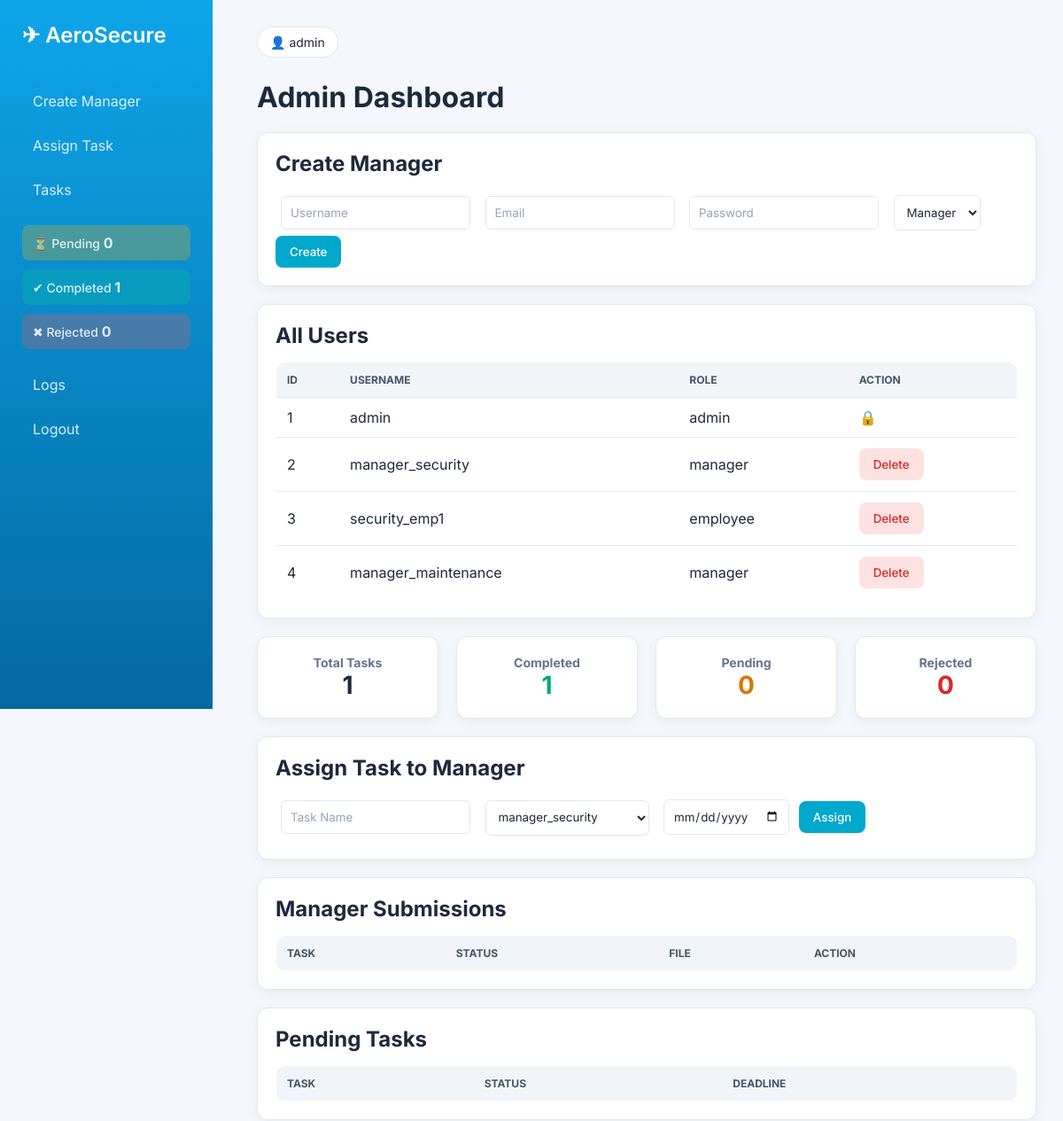
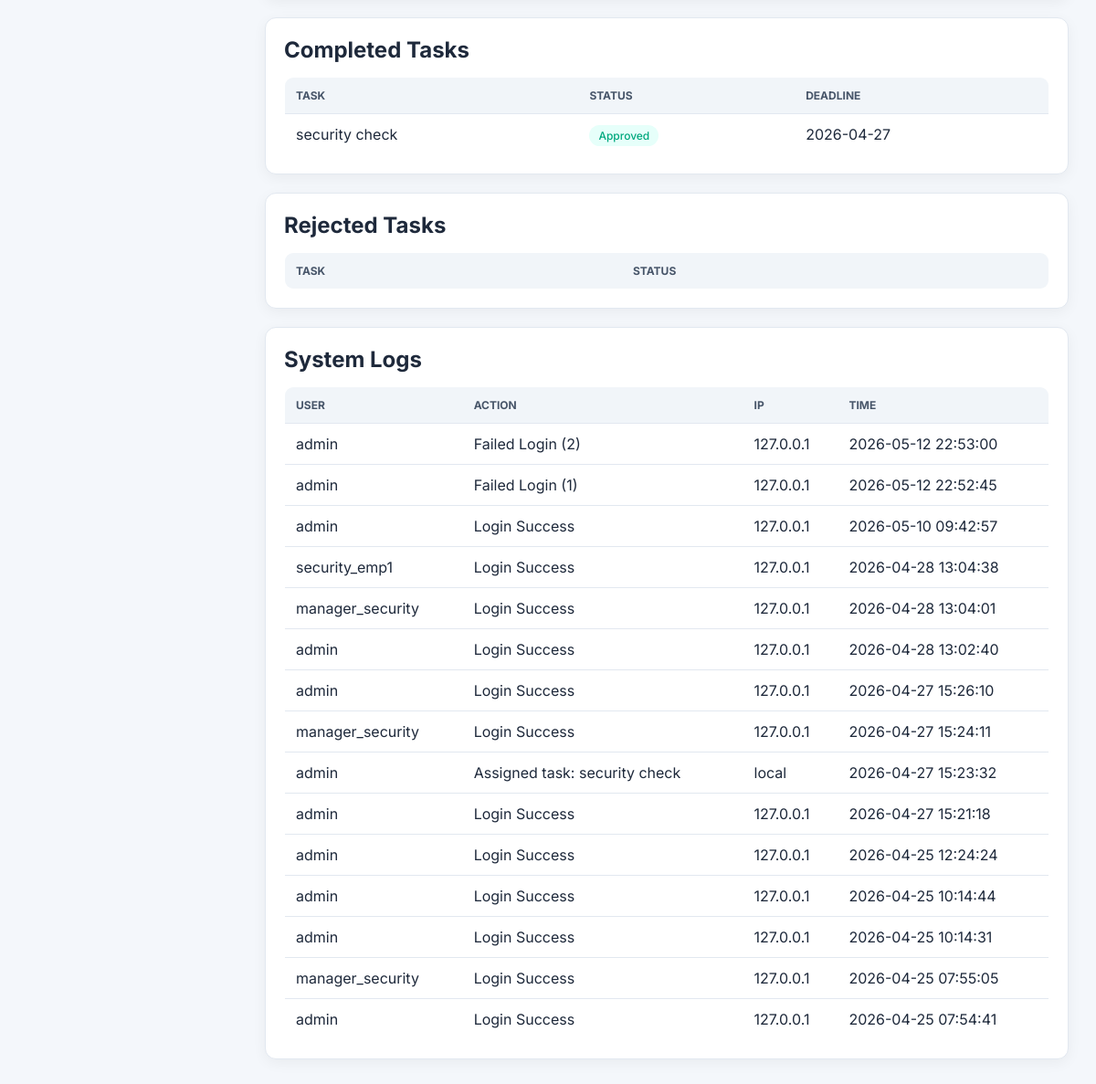
The page /admin (signed in) on the database its author committed (2 pictures, top to bottom).
### tables this page shows
CREATE TABLE "users" (
    id INTEGER PRIMARY KEY AUTOINCREMENT,
    username TEXT,
    password TEXT,
    role TEXT,
    created_at TEXT,
    email TEXT
);

CREATE TABLE tasks (
    id INTEGER PRIMARY KEY AUTOINCREMENT,
    title TEXT,
    assigned_to INTEGER,
    status TEXT,
    deadline DATE,
    file_path TEXT,
    created_at TIMESTAMP
, reject_reason TEXT, manager_file TEXT);

CREATE TABLE logs (
    id INTEGER PRIMARY KEY AUTOINCREMENT,
    user_id INTEGER,
    action TEXT,
    ip TEXT,
    device TEXT,
    location TEXT,
    timestamp TIMESTAMP
);

### app/routes/admin.py (the view, shortened to what this page needs)
@admin_bp.route('/admin', methods=['GET', 'POST'])
def admin_dashboard():
    if session.get('role') != 'admin':
        return "Unauthorized"
    users = get_all_users()
    managers = [u for u in users if u['role'] == 'manager']
    tasks = get_all_tasks()
    manager_submissions = [t for t in tasks if t['status'] == 'pending_admin']
    logs = get_logs()
    completed_tasks = [t for t in tasks if t['status'] == 'approved']
    pending_tasks = [t for t in tasks if 'pending' in t['status']]
    rejected_tasks = [t for t in tasks if t['status'] == 'rejected']
    completed = len([t for t in tasks if t['status'] == 'approved'])
    pending = len([t for t in tasks if 'pending' in t['status']])
    rejected = len([t for t in tasks if t['status'] == 'rejected'])
    total = len(tasks)
    return render_template(
        "admin.html",
        users=users,
        managers=managers,
        tasks=tasks,
        manager_submissions=manager_submissions,
        logs=logs,
        completed=completed,
        pending=pending,
        rejected=rejected,
        completed_tasks=completed_tasks,
        pending_tasks=pending_tasks,
        rejected_tasks=rejected_tasks,
        total=total
    )

### app/models.py (called while the page is built)
def get_db():
    conn = sqlite3.connect(DB_NAME)
    conn.row_factory = sqlite3.Row   # ✅ THIS FIXES EVERYTHING
    return conn

def get_all_users():
    conn = get_db()
    cursor = conn.cursor()
    cursor.execute("SELECT * FROM users")
    users = cursor.fetchall()
    conn.close()
    return users

def get_logs():
    conn = get_db()
    cursor = conn.cursor()
    cursor.execute("""
    SELECT
        logs.id,
        users.username,
        logs.action,
        logs.ip,
        logs.timestamp
    FROM logs
    LEFT JOIN users ON logs.user_id = users.id
    ORDER BY logs.timestamp DESC
""")
    logs = cursor.fetchall()
    conn.close()
    return logs

def get_all_tasks():
    conn = get_db()
    cursor = conn.cursor()
    cursor.execute("""
        SELECT id, title, assigned_to, status, deadline, file_path, manager_file
        FROM tasks
    """)
    tasks = cursor.fetchall()
    conn.close()
    return tasks

### app/templates/admin.html (shortened to what this page needs)
{% extends "base.html" %}
{% block content %}
<h1>Admin Dashboard</h1>
<div class="card" id="create">
<h2>Create Manager</h2>
<form method="POST">
    <input type="text" name="username" placeholder="Username" required>
    <input type="email" name="email" placeholder="Email" required>
    <input type="password" name="password" placeholder="Password" required>
    <select name="role">
        <option value="manager">Manager</option>
    </select>
    <button type="submit">Create</button>
</form>
</div>
<div class="card">
<h2>All Users</h2>
<table>
<tr>
    <th>ID</th>
    <th>Username</th>
    <th>Role</th>
    <th>Action</th>
</tr>
{% for user in users %}
<tr>
    <td>{{ user['id'] }}</td>
    <td>{{ user['username'] }}</td>
    <td>{{ user['role'] }}</td>
    <td>
        {% if user['role'] != 'admin' %}
        <form method="POST">
            <button class="delete-btn">Delete</button>
        </form>
        {% else %}
        🔒
        {% endif %}
    </td>
</tr>
{% endfor %}
</table>
</div>
<div class="stats-grid">
    <div class="stat-card">
        <h3>Total Tasks</h3>
        <p>{{ total }}</p>
    </div>
    <div class="stat-card success">
        <h3>Completed</h3>
        <p>{{ completed }}</p>
    </div>
    <div class="stat-card warning">
        <h3>Pending</h3>
        <p>{{ pending }}</p>
    </div>
    <div class="stat-card danger">
        <h3>Rejected</h3>
        <p>{{ rejected }}</p>
    </div>
</div>
<div class="card" id="assign">
<h2>Assign Task to Manager</h2>
<form method="POST">
    <input type="text" name="title" placeholder="Task Name" required>
    <select name="user_id">
    {% for m in managers %}
        <option value="{{ m['id'] }}">{{ m['username'] }}</option>
    {% endfor %}
    </select>
    <input type="date" name="deadline" required>
    <button type="submit">Assign</button>
</form>
</div>
<div class="card">
<h2>Manager Submissions</h2>
<table>
<tr>
    <th>Task</th>
    <th>Status</th>
    <th>File</th>
    <th>Action</th>
</tr>
</table>
</div>
<div class="card">
<h2 id="pending">Pending Tasks</h2>
<table>
<tr>
    <th>Task</th>
    <th>Status</th>
    <th>Deadline</th>
</tr>
</table>
</div>
<div class="card">
<h2 id="completed"> Completed Tasks</h2>
<table>
<tr>
    <th>Task</th>
    <th>Status</th>
    <th>Deadline</th>
</tr>
{% for task in completed_tasks %}
<tr>
    <td>{{ task['title'] }}</td>
    <td><span class="badge approved">Approved</span></td>
    <td>{{ task['deadline'] }}</td>
</tr>
{% endfor %}
</table>
</div>
<div class="card">
<h2 id="rejected">Rejected Tasks</h2>
<table>
<tr>
    <th>Task</th>
    <th>Status</th>
</tr>
</table>
</div>
<div class="card" id="logs">
<h2>System Logs</h2>
<table>
<tr>
    <th>User</th>
    <th>Action</th>
    <th>IP</th>
    <th>Time</th>
</tr>
{% for log in logs %}
<tr>
    <td>{{ log['username'] or 'Unknown' }}</td>
    <td>{{ log['action'] }}</td>
    <td>{{ log['ip'] }}</td>
    <td>{{ log['timestamp'] }}</td>
</tr>
{% endfor %}
</table>
{% endblock %}

### app/templates/base.html (shortened to what this page needs)
<!DOCTYPE html>
<html>
<head>
</head>
<body>
<div class="sidebar">
    <h2>✈ AeroSecure</h2>
    {% if session.get('role') == 'admin' %}
        <a href="#create">Create Manager</a>
        <a href="#assign">Assign Task</a>
        <a href="#tasks">Tasks</a>
        <div class="sidebar-stats">
            <a href="#pending" class="stat-btn warning">
                <span>⏳ Pending</span>
                <b>{{ pending }}</b>
            </a>
            <a href="#completed" class="stat-btn success">
                <span>✔ Completed</span>
                <b>{{ completed }}</b>
            </a>
            <a href="#rejected" class="stat-btn danger">
                <span>✖ Rejected</span>
                <b>{{ rejected }}</b>
            </a>
        </div>
        <a href="#logs">Logs</a>
    {% endif %}
    <a href="/">Logout</a>
</div>
<div class="main">
    <div class="topbar">
        <div class="profile">👤 {{ session.get('role') }}</div>
    </div>
    {% block content %}{% endblock %}
</div>
</body>
</html>

### app/templates/base.html (style rules this page uses)
* { margin: 0; padding: 0; box-sizing: border-box; font-family: 'Inter', sans-serif; }
body { display: flex; background: #f4f7fb; color: #1e293b; }
.sidebar { width: 240px; height: 100vh; background: linear-gradient(180deg, #0ea5e9, #0369a1); padding: 25px; position: fixed; color: white; }
.sidebar h2 { margin-bottom: 40px; color: #ffffff; font-weight: 600; }
.sidebar a { display: block; padding: 10px 12px; margin: 10px 0; color: rgba(255,255,255,0.85); text-decoration: none; border-radius: 8px; transition: 0.2s; }
.main { margin-left: 260px; padding: 30px; width: 100%; }
.topbar { display: flex; justify-content: space-between; align-items: center; margin-bottom: 25px; }
.profile { background: #ffffff; padding: 8px 14px; border-radius: 20px; border: 1px solid #e2e8f0; font-size: 14px; }
h1 { margin-bottom: 20px; }
h2 { margin-bottom: 15px; }
.card { background: #ffffff; padding: 20px; margin-bottom: 20px; border-radius: 12px; border: 1px solid #e2e8f0; box-shadow: 0 4px 15px rgba(0,0,0,0.05); transition: 0.2s; }
input, select { padding: 10px; margin: 6px; border-radius: 6px; border: 1px solid #e2e8f0; background: #ffffff; color: #1e293b; }
input::placeholder { color: #94a3b8; }
button { padding: 10px 16px; background: #00a8cc; color: white; font-weight: 500; border: none; border-radius: 8px; cursor: pointer; transition: 0.2s; }
.delete-btn { background: #fee2e2; color: #dc2626; }
table { width: 100%; border-collapse: collapse; background: #ffffff; border-radius: 10px; overflow: hidden; border: 1px solid #e2e8f0; }
th, td { padding: 12px; text-align: left; }
th { background: #f1f5f9; color: #475569; font-size: 12px; text-transform: uppercase; }
td { color: #1e293b; }
tr { border-bottom: 1px solid #e2e8f0; }
.badge { padding: 4px 10px; border-radius: 20px; font-size: 12px; font-weight: 500; }
.badge.approved { background: #e6fffa; color: #00a87e; }
.stats-grid { display: grid; grid-template-columns: repeat(4, 1fr); gap: 20px; margin-bottom: 20px; }
.stat-card { background: #ffffff; padding: 20px; border-radius: 12px; text-align: center; border: 1px solid #e2e8f0; box-shadow: 0 4px 12px rgba(0,0,0,0.05); }
.stat-card h3 { font-size: 14px; color: #64748b; }
.stat-card p { font-size: 28px; font-weight: bold; }
.success p { color: #00a87e; }
.warning p { color: #d97706; }
.danger p { color: #dc2626; }
.sidebar-stats { margin: 20px 0; }
.stat-btn { display: flex; justify-content: space-between; align-items: center; padding: 12px 14px; margin-bottom: 12px; border-radius: 10px; text-decoration: none; font-size: 14px; font-weight: 500; transition: 0.25s ease; color: white; }
.stat-btn.success { background: rgba(0, 200, 150, 0.25); }
.stat-btn.warning { background: rgba(255, 180, 0, 0.25); }
.stat-btn.danger { background: rgba(255, 80, 80, 0.25); }
.stat-btn b { font-size: 16px; }
html { scroll-behavior: smooth; }

### rows shown on the page
users: id "1", username "admin", role "admin"
users: id "2", username "manager_security", role "manager"
users: id "3", username "security_emp1", role "employee"
users: id "4", username "manager_maintenance", role "manager"
tasks: title "security check", deadline "2026-04-27"
logs: username "admin", action "Failed Login (2)", ip "127.0.0.1", timestamp "2026-05-12 22:53:00"
logs: username "admin", action "Failed Login (1)", ip "127.0.0.1", timestamp "2026-05-12 22:52:45"
logs: username "admin", action "Login Success", ip "127.0.0.1", timestamp "2026-05-10 09:42:57"
logs: username "security_emp1", action "Login Success", ip "127.0.0.1", timestamp "2026-04-28 13:04:38"
logs: username "manager_security", action "Login Success", ip "127.0.0.1", timestamp "2026-04-28 13:04:01"
logs: username "admin", action "Login Success", ip "127.0.0.1", timestamp "2026-04-28 13:02:40"
logs: username "admin", action "Login Success", ip "127.0.0.1", timestamp "2026-04-27 15:26:10"
logs: username "manager_security", action "Login Success", ip "127.0.0.1", timestamp "2026-04-27 15:24:11"
logs: username "admin", action "Assigned task: security check", ip "local", timestamp "2026-04-27 15:23:32"
logs: username "admin", action "Login Success", ip "127.0.0.1", timestamp "2026-04-27 15:21:18"
logs: username "admin", action "Login Success", ip "127.0.0.1", timestamp "2026-04-25 12:24:24"
logs: username "admin", action "Login Success", ip "127.0.0.1", timestamp "2026-04-25 10:14:44"
logs: username "admin", action "Login Success", ip "127.0.0.1", timestamp "2026-04-25 10:14:31"
logs: username "manager_security", action "Login Success", ip "127.0.0.1", timestamp "2026-04-25 07:55:05"
logs: username "admin", action "Login Success", ip "127.0.0.1", timestamp "2026-04-25 07:54:41"

### other values the page prints
{{ pending }} "0"
{{ completed }} "1"
{{ rejected }} "0"
{{ session.get('role') }} "admin"
{{ total }} "1"
form field user_id "manager_security"
